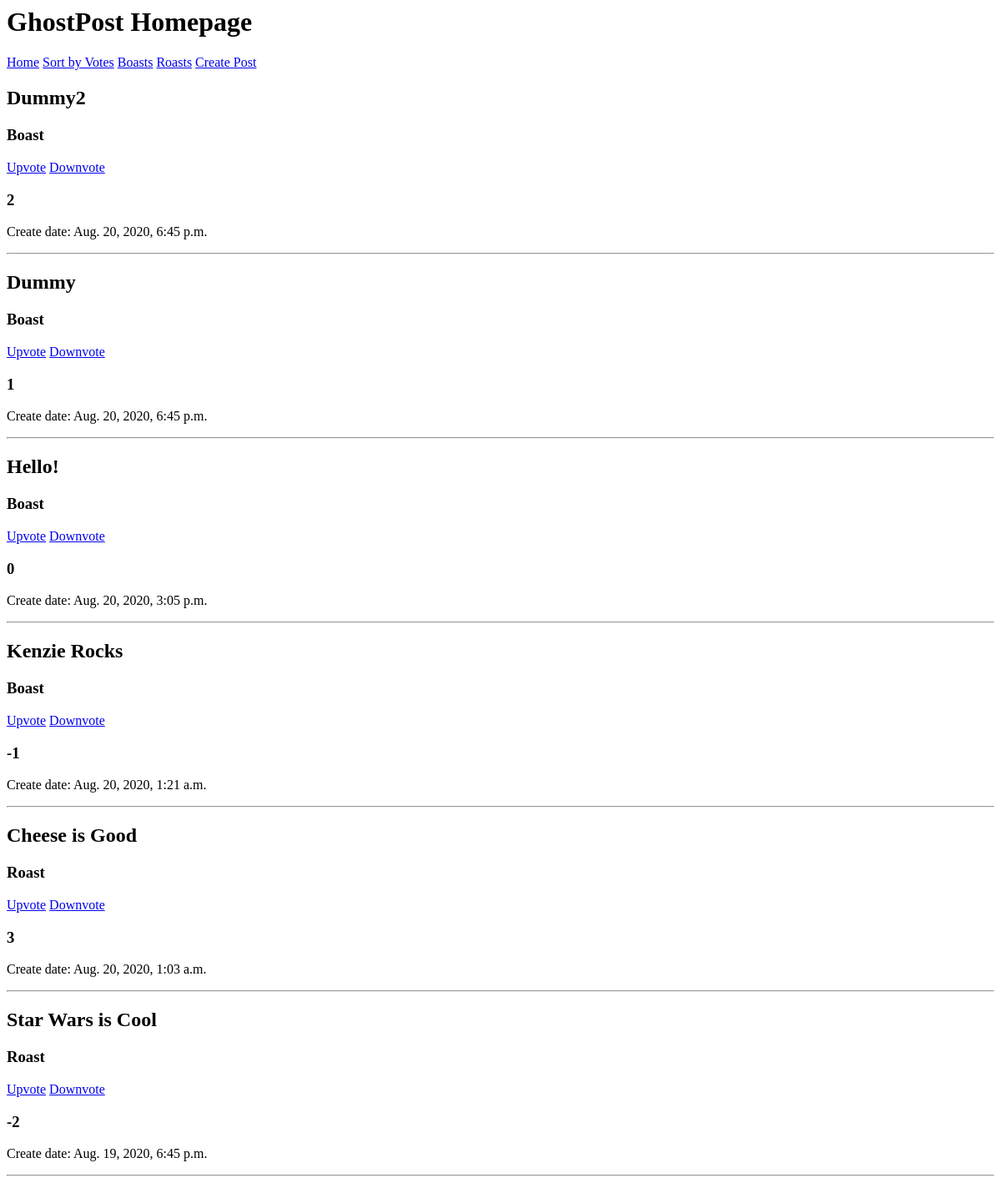
Before: / with the older database file.
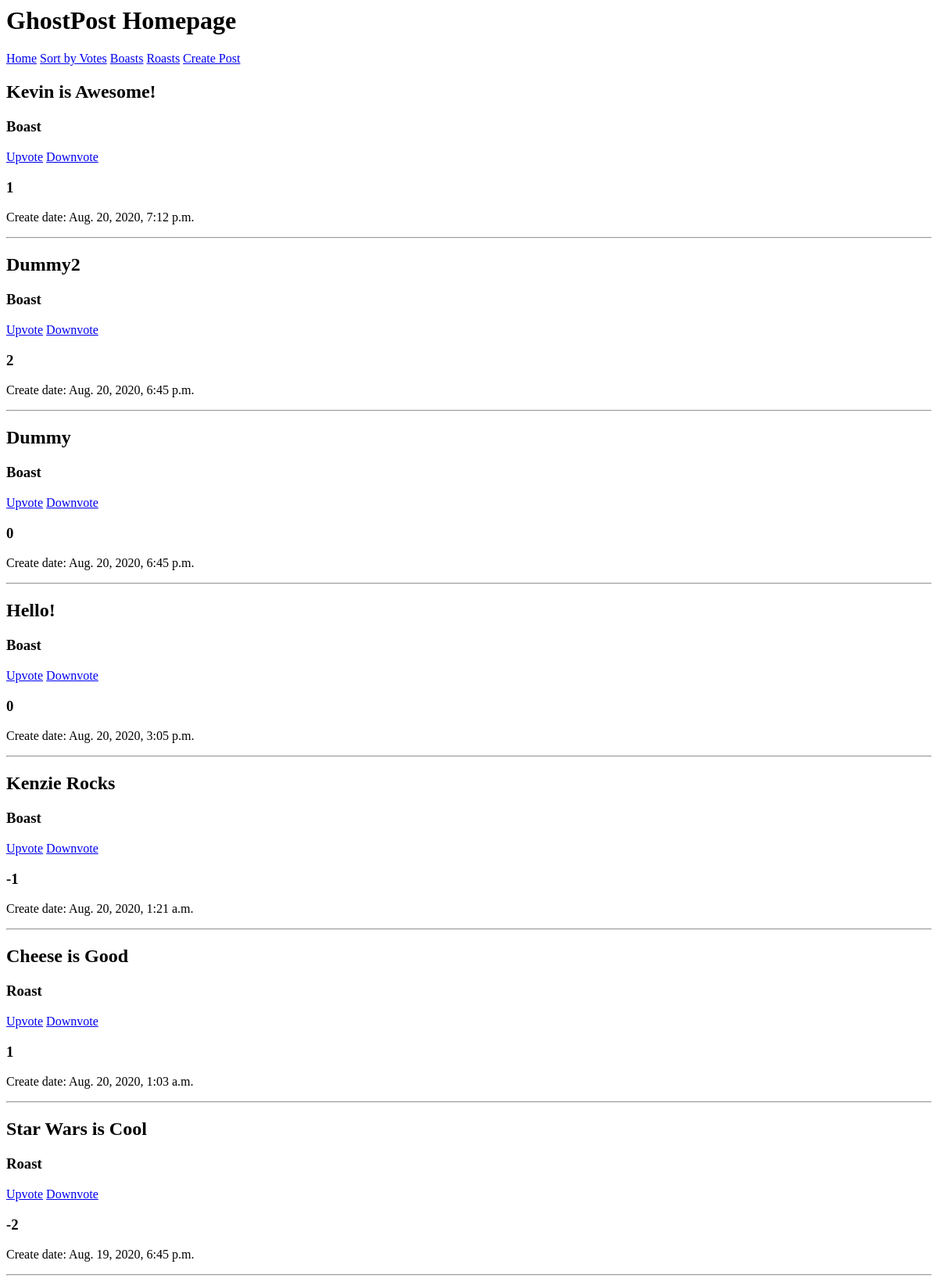
After: the same page with the newer database file.
### ghostpostapp/models.py (models this page shows, shortened)
class RoastBoastModel(models.Model):
    is_boast = models.BooleanField()
    content = models.CharField(max_length=280)
    up_vote = models.IntegerField(default=0)
    down_vote = models.IntegerField(default=0)
    submit_time = models.DateTimeField(default=now, editable=False)

### ghostpostapp/views.py (the view)
# urls.py: path('', index_view, name='homepage'),
def index_view(request):
    posts = RoastBoastModel.objects.all().order_by('-submit_time')
    up_vote_total = request.POST.get('up_vote')
    return render(request, 'index.html', {"posts": posts, "up_vote_total": up_vote_total})

### templates/index.html (shortened to what this page needs)
<h1>GhostPost Homepage</h1>
<div>
<a href="{% url 'homepage' %}">Home</a>
<a href="{% url 'sort' %}">Sort by Votes</a>
<a href="{% url 'boasts' %}">Boasts</a>
<a href="{% url 'roasts' %}">Roasts</a>
<a href="{% url 'createpost' %}">Create Post</a>
</div>
{% for post in posts%}
<div>
    <h2>{{post.content}}</h2>
    {% if post.is_boast == True %}
            <h3>Boast</h3>
        {% else %}
            <h3>Roast</h3>
    {% endif %}
    <div>
        <a href="{% url 'upvote' post.id %}">Upvote</a>
        <a href="{% url 'downvote' post.id %}">Downvote</a>
        </div>
        <div>
        <h3>{{ post.up_vote|add:post.down_vote }}</h3>
        </div>
    </div>
    <p>Create date: {{post.submit_time}}</p>
    <hr />
{% endfor %}

Changed rows visible on the page:
added RoastBoastModel: content "Kevin is Awesome!", is_boast "Boast", up_vote|add "1", submit_time "Aug. 20, 2020, 7:12 p.m."
changed RoastBoastModel "Dummy": up_vote|add "1" → "0"
changed RoastBoastModel "Cheese is Good": up_vote|add "3" → "1"
